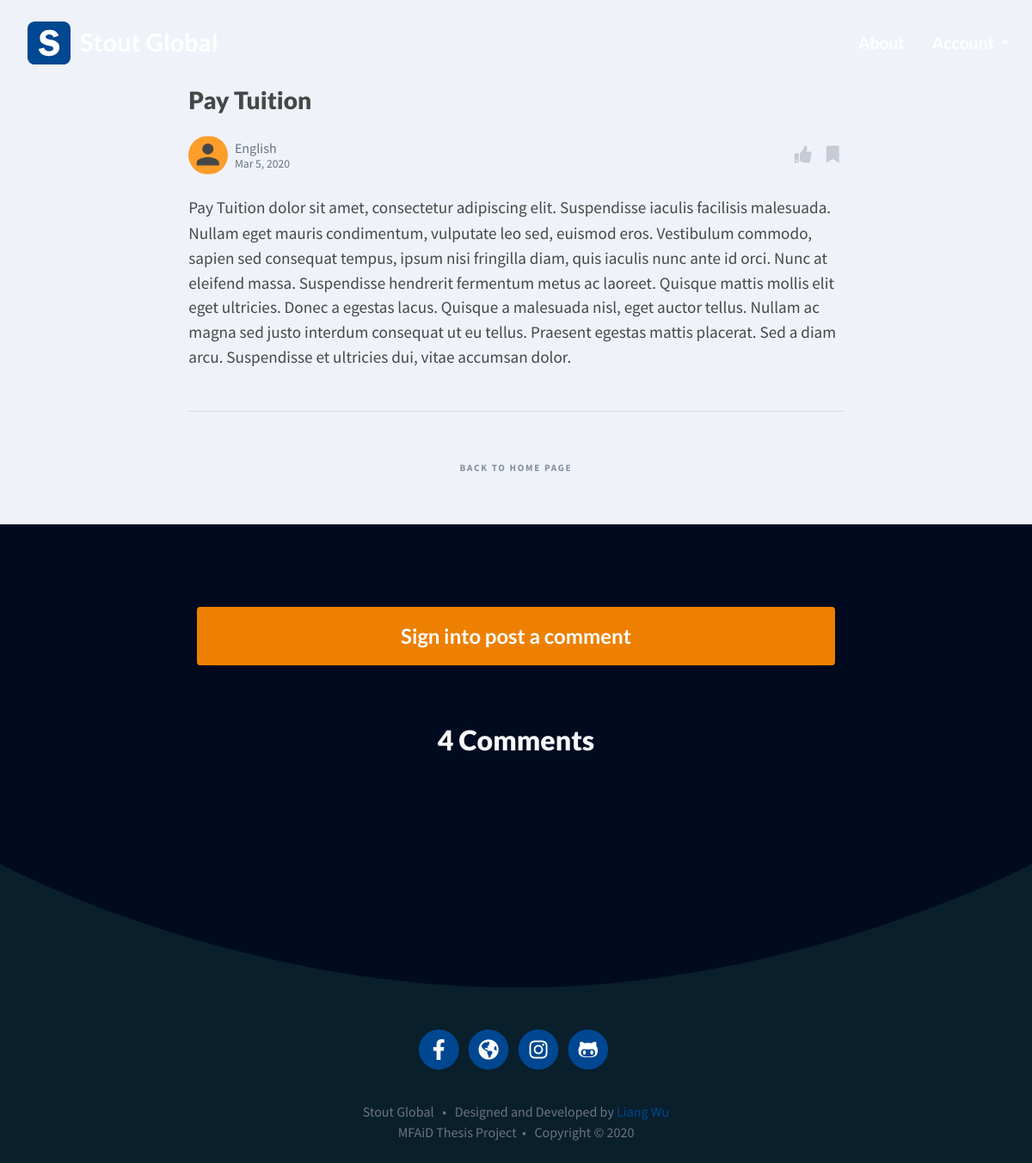
The app's page /public/single_post.php?id=3 with its own data.
### tables this page shows
CREATE TABLE `posts` (
  `id` int(11) NOT NULL,
  `title` varchar(255) DEFAULT NULL,
  `keywords` tinytext,
  `visible` tinyint(1) DEFAULT NULL,
  `content` text NOT NULL,
  `timestamp` datetime DEFAULT NULL,
  `keywords_id` int(11) DEFAULT NULL
);

CREATE TABLE `keywords` (
  `id` int(11) NOT NULL,
  `name` varchar(255) DEFAULT NULL,
  `created_at` timestamp NOT NULL DEFAULT CURRENT_TIMESTAMP,
  `updated_at` timestamp NOT NULL DEFAULT CURRENT_TIMESTAMP ON UPDATE CURRENT_TIMESTAMP
);

### private/auth_functions.php (called while the page is built, shortened)
<?php
  function is_logged_in() {
    return isset($_SESSION['admin_id']);
  }
?>

### private/database.php (called while the page is built, shortened)
<?php
  function db_escape($connection, $string) {
    return mysqli_real_escape_string($connection, $string);
  }
?>

### private/query_functions.php (called while the page is built, shortened)
<?php
  function find_keyword_by_keywords_id($keywords_id){
    global $db;
    $sql = "SELECT name FROM keywords ";
    $sql .= "WHERE id='" . db_escape($db, $keywords_id) . "' ";
    $sql .= "LIMIT 1";
    $result = mysqli_query($db, $sql);
    $result = mysqli_fetch_assoc($result);
    return $result;
  }
  function find_post_by_id($id){
        global $db;
        $sql = "SELECT * FROM posts ";
        $sql .= "WHERE id='" . db_escape($db, $id) . "' ";
        $result = mysqli_query($db, $sql);
        $post = mysqli_fetch_assoc($result);
        return $post;
  }
?>

### public/single_post.php (the view, shortened to what this page needs)
<?php require_once('../private/initialize.php'); ?>
<?php
if (isset($_GET['id'])) {
    $post_id = $_GET['id'];
    $post = find_post_by_id($post_id);
    $keyword = find_keyword_by_keywords_id($post['keywords_id']);
} else {
    redirect_to(url_for('/index.php'));
}
?>
<?php include(SHARED_PATH . '/home_header.php'); ?>
<main role="main">
    <div class="container-fluid single-post-wrap">
        <div class="container">
            <div class="row no-gutters mx-md-n3 justify-content-center">
                <div class="col-md-10 col-lg-8">
                    <div class="single-post" data-post-id="<?php echo $post_id; ?>" data-user-id="<?php if (is_logged_in()) {
                                                                                                        echo $_SESSION['admin_id'];
                                                                                                    } ?>">
                        <?php if (isset($post)) { ?>
                            <h3 class="mb-4"><?php echo $post['title']; ?></h3>
                            <div class="d-flex align-items-center justify-content-between mb-4">
                                <div class="single-post-meta mr-4">
                                    <img class="single-post-meta-img" src="<?php echo url_for('/assets/image/profile.svg'); ?>" />
                                    <div class="single-post-meta-details">
                                        <div class="single-post-meta-details-name"><?php echo  $keyword['name']; ?></div>
                                        <div class="single-post-meta-details-date">
                                            <?php echo h(date('M j, Y', strtotime($post['timestamp']))); ?>
                                        </div>
                                    </div>
                                </div>
                                <div class="single-post-meta-links">
                                    <a href="#!"><i class="fas fa-thumbs-up"></i></a>
                                    <a href="#!"><i class="fas fa-bookmark fa-fw"></i></a>
                                </div>
                            </div>
                            <div><?php echo $post['content'] ?></div>
                            <hr class="my-5">
                            <div class="text-center mb-5">
                                <a class="btn btn-transparent-dark btn-marketing rounded-pill" href="<?php echo url_for('/index.php'); ?>">Back to Home Page</a>
                            </div>
                        <?php } else {
                            redirect_to(url_for('/index.php'));
                        }
                        ?>
                    </div>
                </div>
            </div>
        </div>
    </div>
    <?php include(PUBLIC_PATH . '/comments/comment.php'); ?>
</main>
<?php include(SHARED_PATH . '/global_footer.php'); ?>

### public/stylesheets/user.css (style rules this page uses)
html { width: 100%; }
body { overflow-x: hidden; height: 100%; width: 100%; padding: 0; font-family: 'Source Sans Pro', sans-serif !important; font-weight: 400 !important; font-size: 1.2rem !important; color: #474747 !important; }
a { text-decoration-line: none; }
.single-post-wrap { background-color: #eff3f9; }
.single-post { margin-top: 100px; list-style: none; }
.single-post h3 { font-weight: 900; }
.single-post .single-post-meta { display: -webkit-box; display: flex; -webkit-box-align: center; align-items: center; margin-right: 0.5rem; }
.single-post .single-post-meta .single-post-meta-img { height: 2.85rem; width: 2.85rem; border-radius: 100%; margin-right: 0.5rem; flex-shrink: 0; }
.single-post .single-post-meta .single-post-meta-details .single-post-meta-details-name { font-size: 1rem; line-height: 1; margin-bottom: 0.25rem; }
.single-post .single-post-meta .single-post-meta-details .single-post-meta-details-date { font-size: 0.85rem; line-height: 1; }
.single-post .single-post-meta .single-post-meta-details { color: #687281; }
.single-post .single-post-meta-links { font-size: 1.25rem; }
.single-post .single-post-meta-links a { color: #c5ccd6; margin-left: 0.5rem; }
.single-post p { font-size: 1.2rem; line-height: 1.5em; font-family: 'Source Sans Pro', sans-serif; }
.btn-marketing { font-size: 0.7rem !important; padding: 0.5rem 1.5rem !important; font-weight: 700 !important; letter-spacing: 0.15em; text-transform: uppercase; }
.btn-transparent-dark { color: #fff; background-color: transparent; border-color: transparent; color: rgba(31, 45, 65, 0.5) !important; }

### public/stylesheets/blog.css (style rules this page uses)
h1, h2, h3, h4, h5, h6 { font-family: 'Lato', sans-serif; font-weight: 700; }

### records on screen
posts: title "Pay Tuition", timestamp "Mar 5, 2020", content "Pay Tuition dolor sit amet, consectetur adipiscing elit. Suspendisse iaculis facilisis malesuada. Nullam eget mauris condimentum, vulputate leo sed, euismod eros. Vestibulum commodo, sapien sed consequat tempus, ipsum nisi fringilla diam, quis iaculis nunc ante id orci. Nunc at eleifend massa. Suspendisse hendrerit fermentum metus ac laoreet. Quisque mattis mollis elit eget ultricies. Donec a egestas lacus. Quisque a malesuada nisl, eget auctor tellus. Nullam ac magna sed justo interdum consequat ut eu tellus. Praesent egestas mattis placerat. Sed a diam arcu. Suspendisse et ultricies dui, vitae accumsan dolor."
keywords: name "English"

### other values on screen
mysqli_num_rows($comment) "4"
